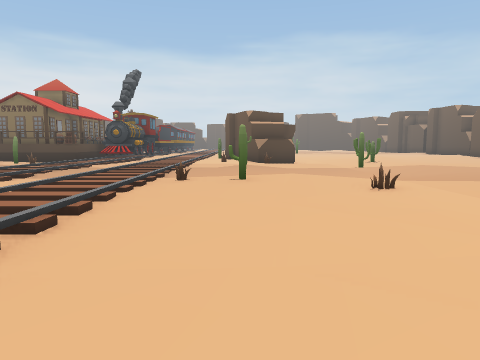
[1] (above)

22 first-person views from a walk through a scene from a Unity 3-D project. The camera is 1.5 m above the floor, tilts 6° down and sees 70° across. The floor is counted in squares, 2 m on a side. Each view is taken from the middle of a square. On the plan, view 1 faces up. The plan holds only what a view shows up to about 11 squares ahead; the rest is blank. The place goes on beyond the plan. The player is left out.

[2]
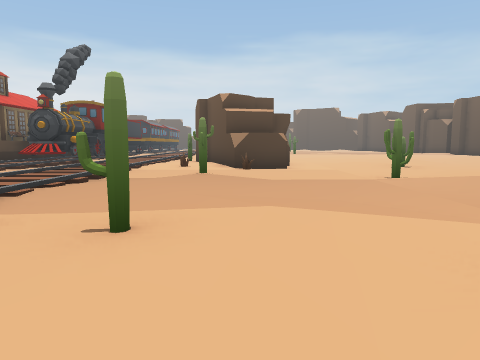

[3]
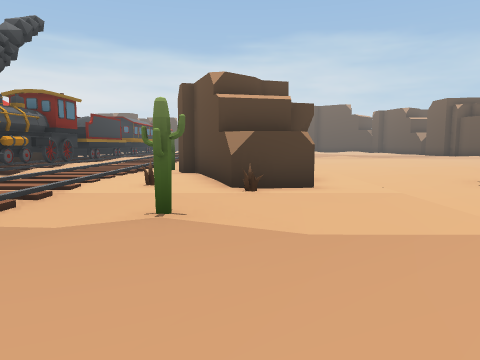

[4]
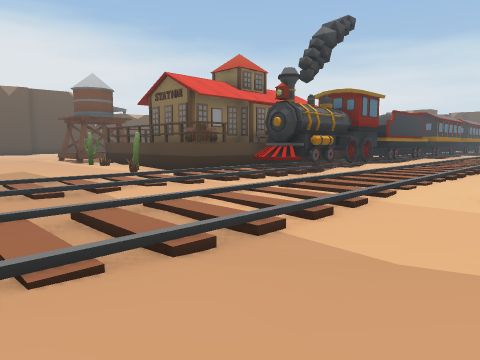

[5]
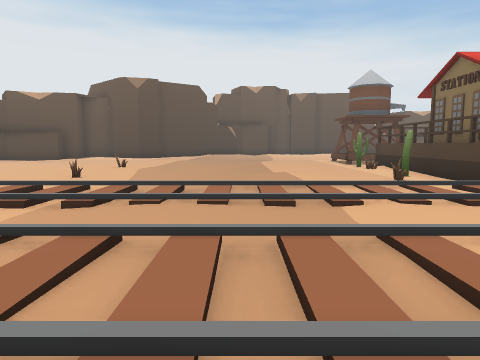

[6]
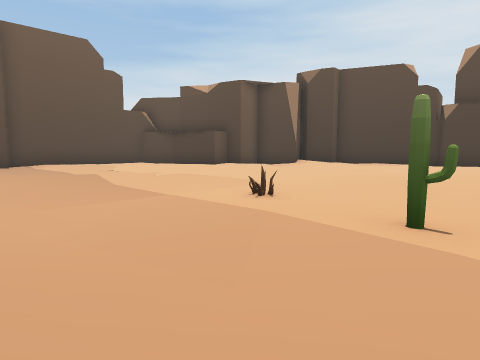

[7]
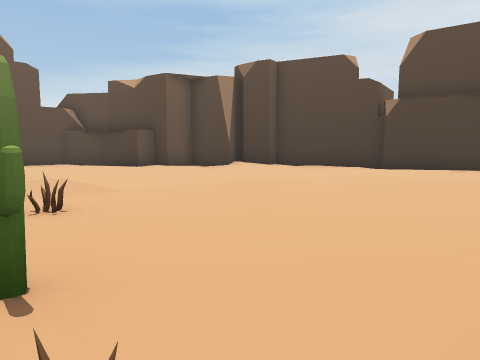

[8]
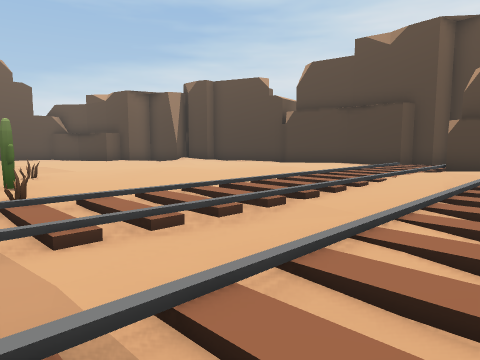

[9]
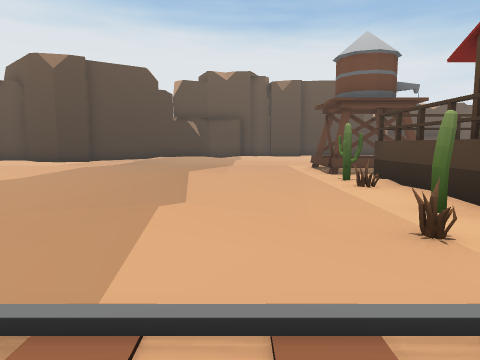

[10]
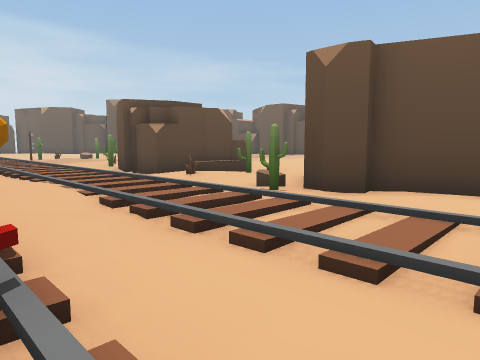

[11]
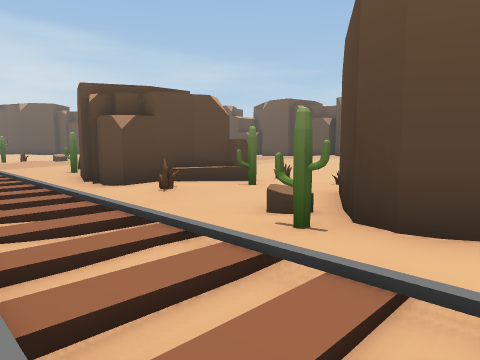

[12]
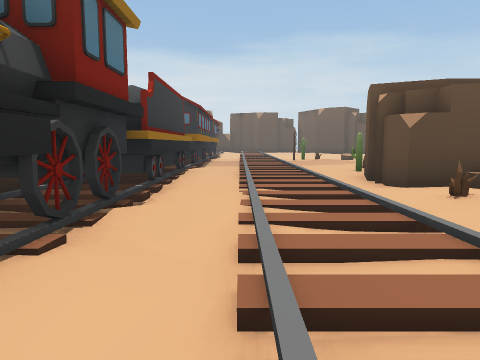

[13]
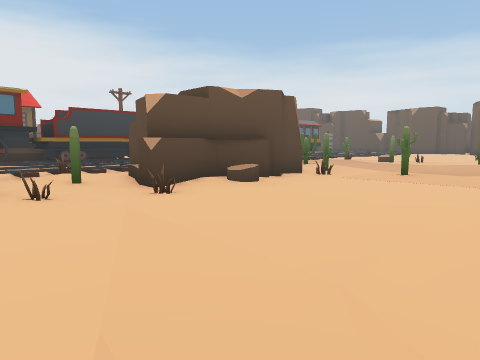

[14]
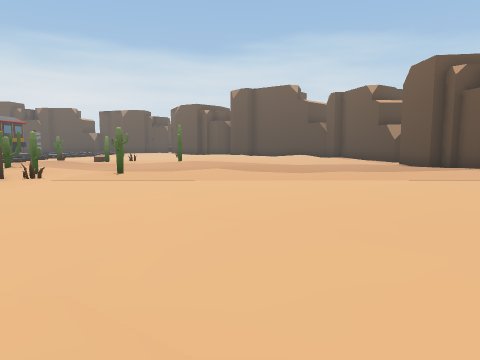

[15]
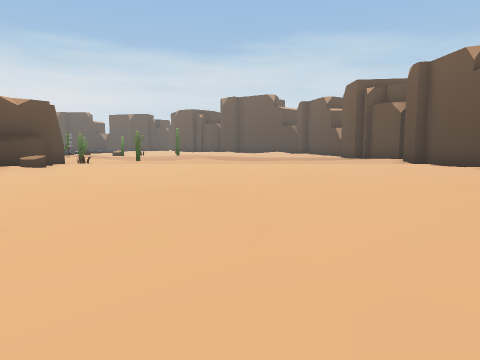

[16]
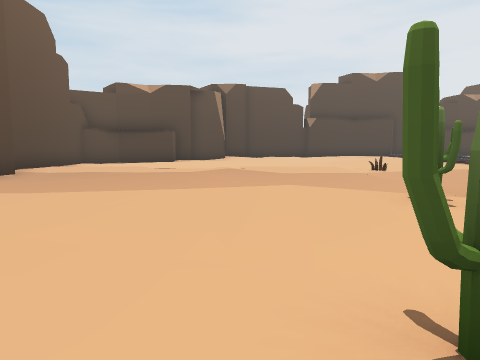

[17]
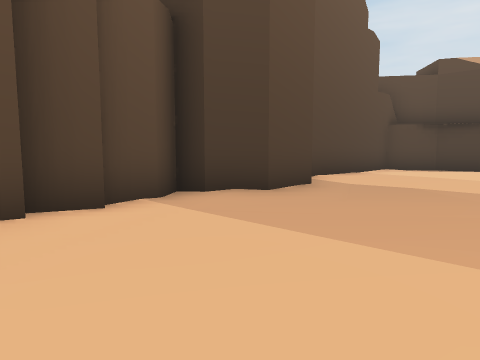

[18]
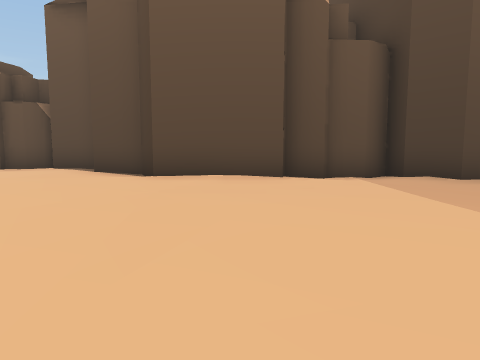

[19]
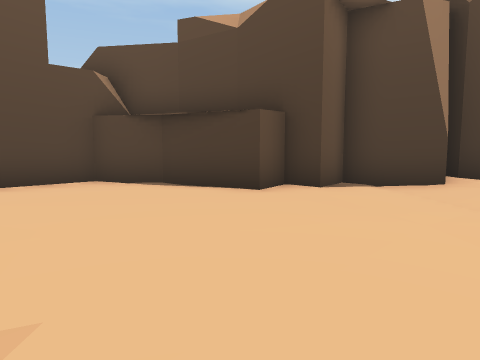

[20]
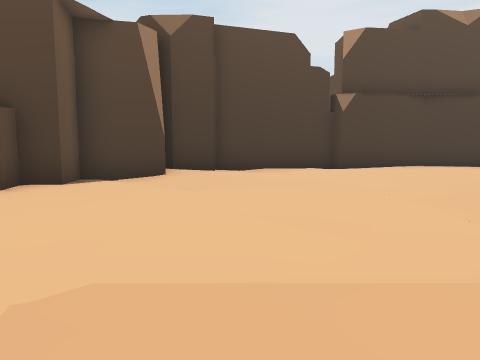

[21]
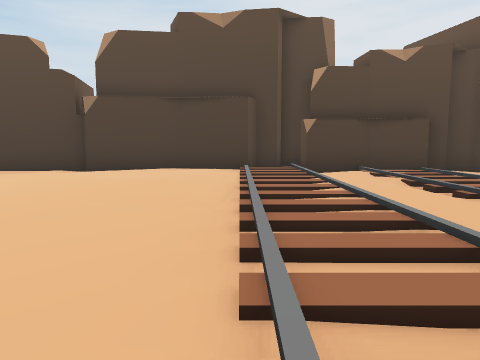

[22]
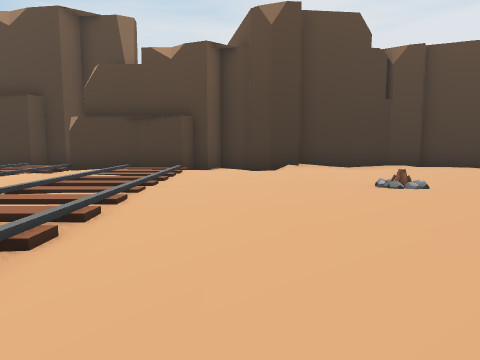

### Floor plan
Key: @ floor where view 1 was taken; # wall or solid block; . main floor; : floor 0.25 m higher than the main floor; - floor 0.25 m lower than the main floor; / step, stairs or slope; = window, fence, low wall or low ledge; v drop or lower ground; C cactus; W wheel; B bonfire; O other object.
Columns run from 17 left of view 1 to 16 right of it. Each row starts with its distance up from view 1.
 31                /: ://...::.. ...:#
 30                /: CC....::.....::
 29             ////:O ...C.....:::.
 28            #////.C #O...........
 27            O:///.###......::...
 26            O.///## #.....::......#
 25            #.///####O....::.....:#
 24           ##://///##.............
 23           ##////O/C.O.../..../:..
 22            W//////:.....-/.....:
 21            W.///.O#O....//.../:.##
 20            W:///C##  ...://./:/..#
 19           #W////.#  ....::/.:: ..#
 18   //     ###.///:## ..//../......#
 17  =.#    O#:/.///:.# ..::........##
 16 =#..vvv###//.///O.##...C......:##
 15 ...C.O.CO.//.///..O........../##
 14 .........///.///............./#
 13 ...:://////::///.C...../::....##
 12 .:/:////:://.///.::..C::::.....#
 11 ..:::////./..///::....//::.....#
 10 ..::::....//////::......::::..##
  9 ::::/.....//.///.::/....:::...#
  8 :::..::...//////OC:::...:/.....
  7 ::.. ::O..//////:::.O.../.....:#
  6 :.   ::.:.//////../.........::.#
  5      ...:.//////....../...::...#
  4      ..::.//////.........::....#
  3      ::::.//.///..::.....::....#
  2     :::::.//.///...//........###
  1     .B:::.///////:.........###
  0    ...:::.///////@:....//..#
 -1   :...:::://////. /.....//##
 -2   ::..:/:.//.////.......:##
 -3  #::.:/#.##/////.......###
 -4  #############//..######
 -5                ####

Where each view was taken, in squares from view 1:
view 1: 0 up, 0 right, facing up
view 2: 5 up, 1 right, facing up
view 3: 9 up, 1 right, facing up
view 4: 10 up, 0 right, facing up-left
view 5: 11 up, 1 left, facing left
view 6: 11 up, 1 left, facing down-right
view 7: 8 up, 2 left, facing down-right
view 8: 9 up, 7 left, facing down-right
view 9: 13 up, 6 left, facing left
view 10: 16 up, 6 left, facing up-right
view 11: 18 up, 4 left, facing up-right
view 12: 18 up, 4 left, facing up
view 13: 20 up, 8 right, facing up-left
view 14: 20 up, 8 right, facing up
view 15: 15 up, 9 right, facing up
view 16: 17 up, 7 right, facing down
view 17: 14 up, 9 right, facing down-right
view 18: 14 up, 6 right, facing right
view 19: 6 up, 6 right, facing down-right
view 20: 7 up, 6 right, facing down
view 21: 7 up, 2 left, facing down
view 22: 7 up, 9 left, facing down
